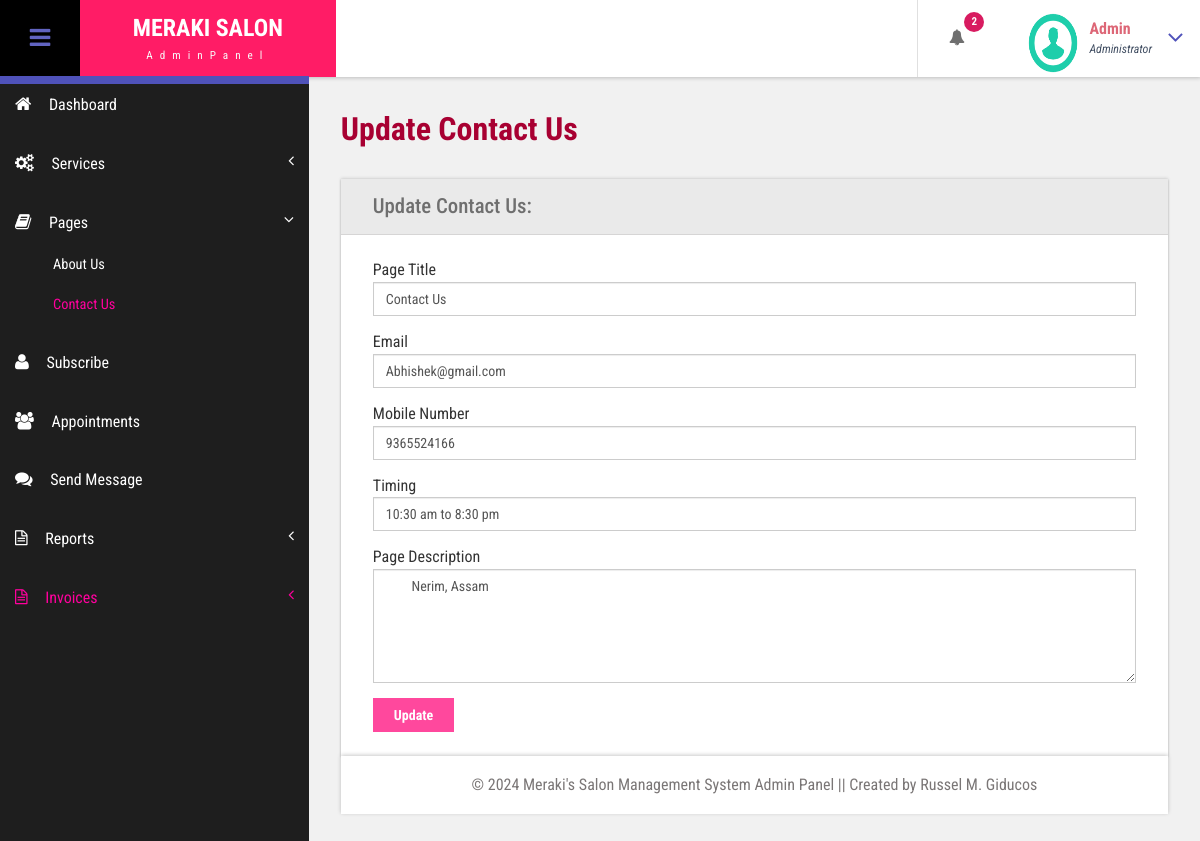
The app's page /admin/contact-us.php (signed in), older data.
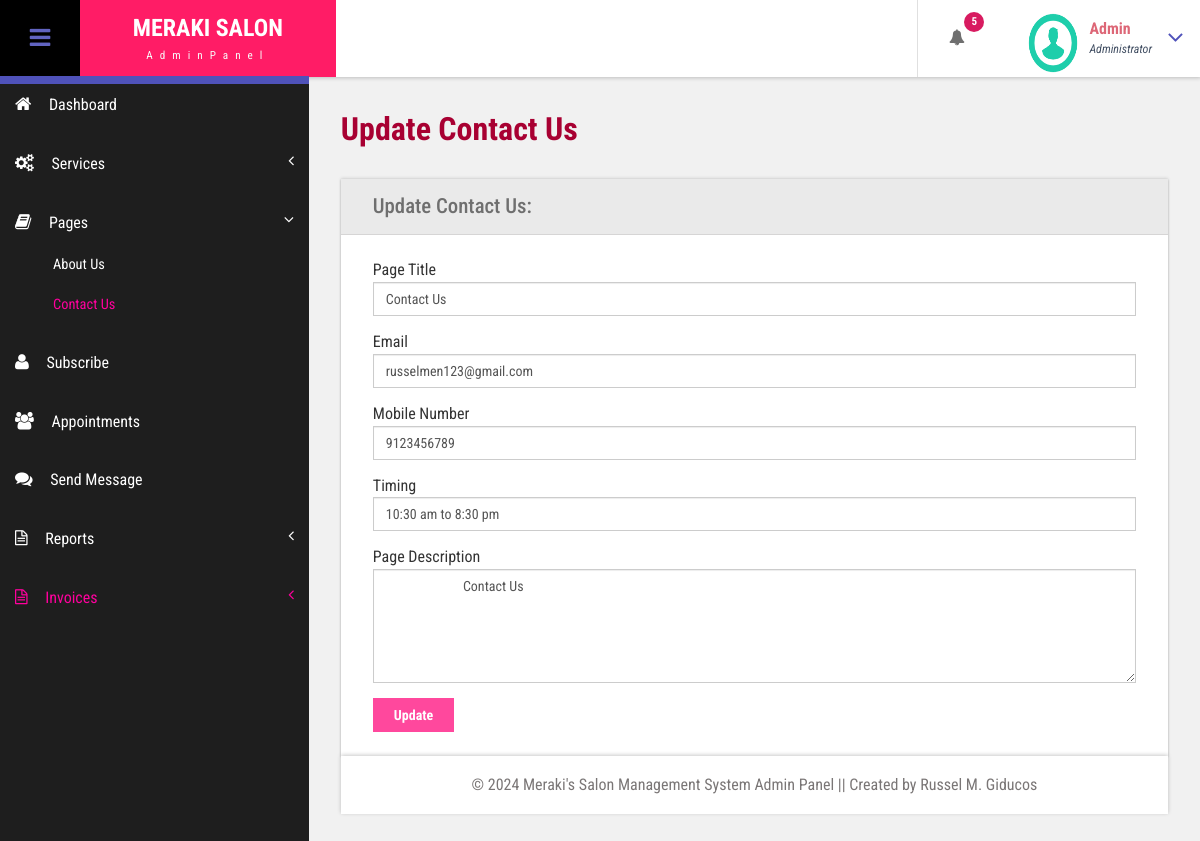
The same page, newer data.
### tables this page shows
CREATE TABLE `tblpage` (
  `ID` int(10) NOT NULL,
  `PageType` varchar(200) DEFAULT NULL,
  `PageTitle` mediumtext DEFAULT NULL,
  `PageDescription` mediumtext DEFAULT NULL,
  `Email` varchar(200) DEFAULT NULL,
  `MobileNumber` bigint(10) DEFAULT NULL,
  `UpdationDate` date DEFAULT NULL,
  `Timing` varchar(200) NOT NULL
);

### admin/contact-us.php (the view, shortened to what this page needs)
<?php
include('includes/dbconnection.php');
if (strlen($_SESSION['bpmsaid']==0)) {
  header('location:logout.php');
  } else{
  ?>
<!DOCTYPE HTML>
<html>
<head>
<link href="css/bootstrap.css" rel='stylesheet' type='text/css' />
<link href="css/style.css" rel='stylesheet' type='text/css' />
<link href="css/font-awesome.css" rel="stylesheet">
<link href="css/animate.css" rel="stylesheet" type="text/css" media="all">
<link href="css/custom.css" rel="stylesheet">
</head>
<body class="cbp-spmenu-push">
	<div class="main-content">
		 <?php include_once('includes/sidebar.php');?>
	 <?php include_once('includes/header.php');?>
		<div id="page-wrapper">
			<div class="main-page">
				<div class="forms">
					<h3 class="title1">Update Contact Us</h3>
					<div class="form-grids row widget-shadow" data-example-id="basic-forms">
						<div class="form-title">
							<h4>Update Contact Us:</h4>
						</div>
						<div class="form-body">
							<form method="post">
  <?php
$ret=mysqli_query($con,"select * from  tblpage where PageType='contactus'");
while ($row=mysqli_fetch_array($ret)) {
?>
							 <div class="form-group"> <label for="exampleInputEmail1">Page Title</label> <input type="text" class="form-control" name="pagetitle" id="pagetitle" value="<?php  echo $row['PageTitle'];?>" required="true"> </div><div class="form-group"> <label for="exampleInputEmail1">Email</label> <input type="text" class="form-control" name="email" id="email" value="<?php  echo $row['Email'];?>" required="true"> </div><div class="form-group"> <label for="exampleInputEmail1">Mobile Number</label> <input type="text" class="form-control" name="mobnumber" id="mobnumber" value="<?php  echo $row['MobileNumber'];?>" required="true"> </div><div class="form-group"> <label for="exampleInputEmail1">Timing</label> <input type="text" class="form-control" name="timing" id="timing" value="<?php  echo $row['Timing'];?>" required="true"> </div> <div class="form-group"> <label for="exampleInputPassword1">Page Description</label> <textarea name="pagedes" id="pagedes" rows="5" class="form-control">
        <?php  echo $row['PageDescription'];?></textarea> </div>
							 <?php } ?>
							  <button type="submit" name="submit" class="btn btn-default">Update</button> </form>
						</div>
					</div>
			</div>
		</div>
		 <?php include_once('includes/footer.php');?>
	</div>
</body>
</html>
<?php } ?>

### admin/includes/header.php (shortened to what this page needs)
<div class="sticky-header header-section ">
  <div class="header-left">
    <button id="showLeftPush"><i class="fa fa-bars"></i></button>
    <div class="logo">
      <a href="dashboard.php">
        <h1>MERAKI SALON</h1>
        <span>AdminPanel</span>
      </a>
    </div>
  </div>
  <div class="header-right">
    <div class="profile_details_left">
      <ul class="nofitications-dropdown">
        <?php
        $ret1 = mysqli_query($con, "select ID,Name from tblcustomers ORDER BY ID DESC");
        $num = mysqli_num_rows($ret1);
        ?>
        <li class="dropdown head-dpdn">
          <a href="#" class="dropdown-toggle" data-toggle="dropdown" aria-expanded="false"><i
              class="fa fa-bell"></i><span class="badge blue"><?php echo $num; ?></span></a>
        </li>
      </ul>
      <div class="clearfix"> </div>
    </div>
    <div class="profile_details">
      <?php
      $adid = $_SESSION['bpmsaid'];
      $ret = mysqli_query($con, "select AdminName from tbladmin where ID='$adid'");
      $row = mysqli_fetch_array($ret);
      $name = $row['AdminName'];
      ?>
      <ul>
        <li class="dropdown profile_details_drop">
          <a href="#" class="dropdown-toggle" data-toggle="dropdown" aria-expanded="false">
            <div class="profile_img">
              <span class="prfil-img"><img src="images/download (1).png" alt="" width="50" height="60"> </span>
              <div class="user-name">
                <p><?php echo $name; ?></p>
                <span>Administrator</span>
              </div>
              <i class="fa fa-angle-down lnr"></i>
              <div class="clearfix"></div>
            </div>
          </a>
        </li>
      </ul>
    </div>
  </div>
  <div class="clearfix"> </div>
</div>

Row changes from the older to the newer data that the page shows:
changed tblpage "Contact Us": email "Abhishek@gmail.com" → "russelmen123@gmail.com"; mobnumber "9365524166" → "9123456789"; pagedes "Nerim, Assam" → "Contact Us"
Text that changed along with them:
$num: "2" → "5"
